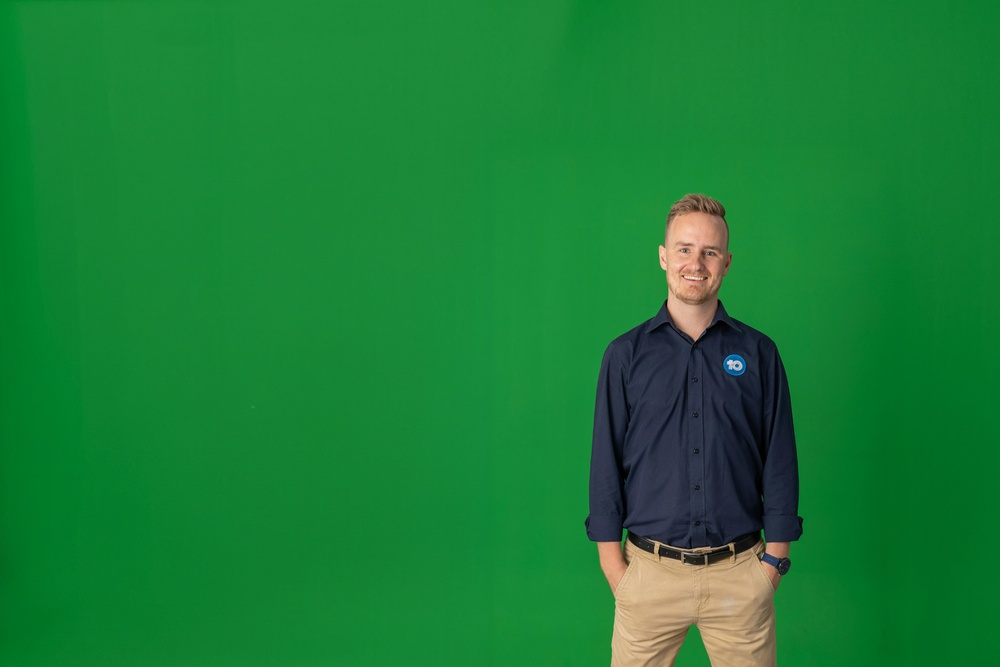
#> input picture Übung 5/person_on_greenscreen.jpg, 1000 x 667 px, shrunk from 1920 x 1280 before the run
$ python main.py
#> lines starting #> are read from the running program, lines starting #| are printed output that depends on the picture; after the words box and inside, x2 and y2 are one past the last pixel; in counts of white or black regions, pixels touching at a corner belong together
import numpy as np
import matplotlib
matplotlib.use('TkAgg')
import matplotlib.pyplot as plt


class GreenScreenRemover:
    def __init__(self, person_image_path, background_image_path):
#> called with person_image_path = 'person_on_greenscreen.jpg', background_image_path = 'forest.jpg'
        self.original_npa = plt.imread(person_image_path)
#> self.original_npa is the input picture: shape (667, 1000, 3); mean R, G, B 25.1, 125.9, 53.9
        self.og_shape = self.original_npa.shape
#> self.og_shape = (667, 1000, 3)

        self.background_npa = plt.imread(background_image_path)
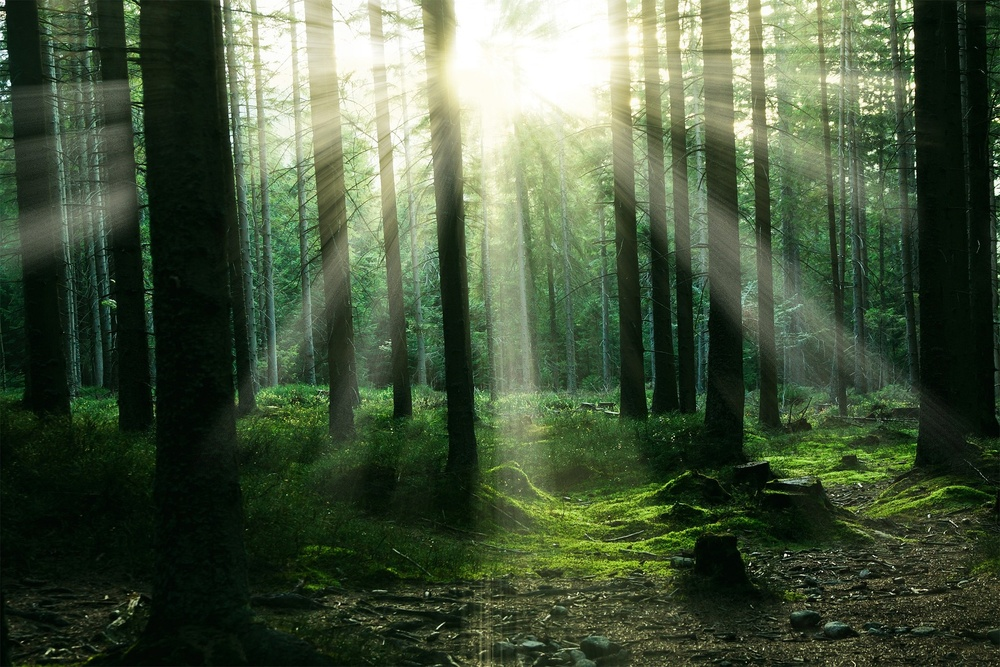
#> input picture Übung 5/forest.jpg, 1000 x 667 px, shrunk from 1920 x 1280 before the run
#> self.background_npa is the input picture: shape (667, 1000, 3); mean R, G, B 70.9, 86.6, 61.3
        self.background_npa = self.background_npa[:self.og_shape[0], :self.og_shape[1], :self.og_shape[2]]

        self.selected_pixels_image = np.zeros_like(self.original_npa)
        self.combined_image = np.zeros_like(self.original_npa)

    def remove_green_background(self):
        red = self.original_npa[:, :, 0]
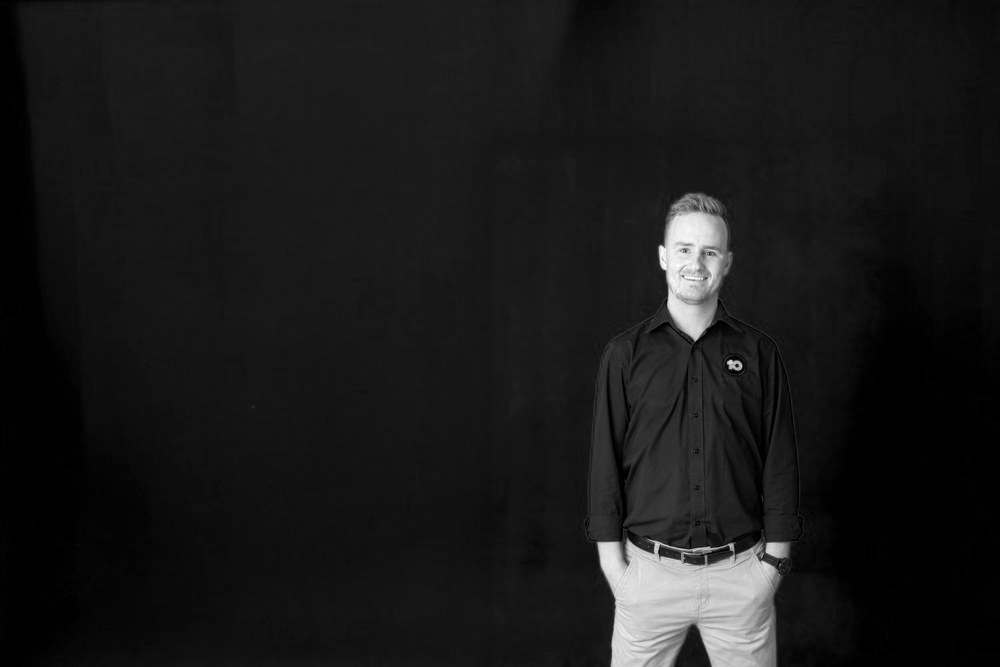
#> red: shape (667, 1000); min 0, max 255, mean 25.1
        green = self.original_npa[:, :, 1]
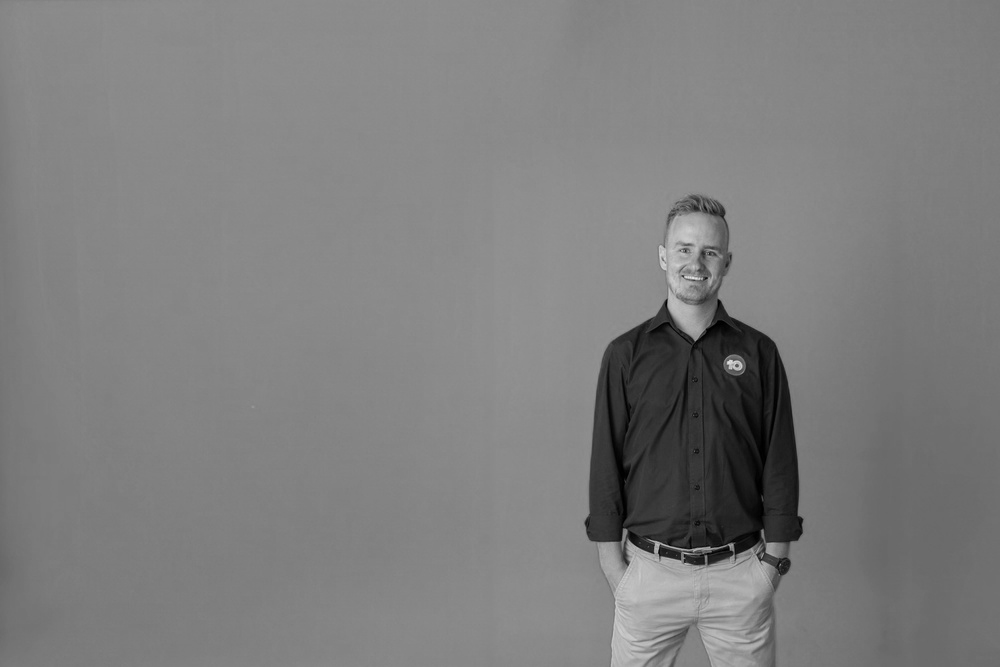
#> green: shape (667, 1000); min 0, max 228, mean 125.9
        blue = self.original_npa[:, :, 2]
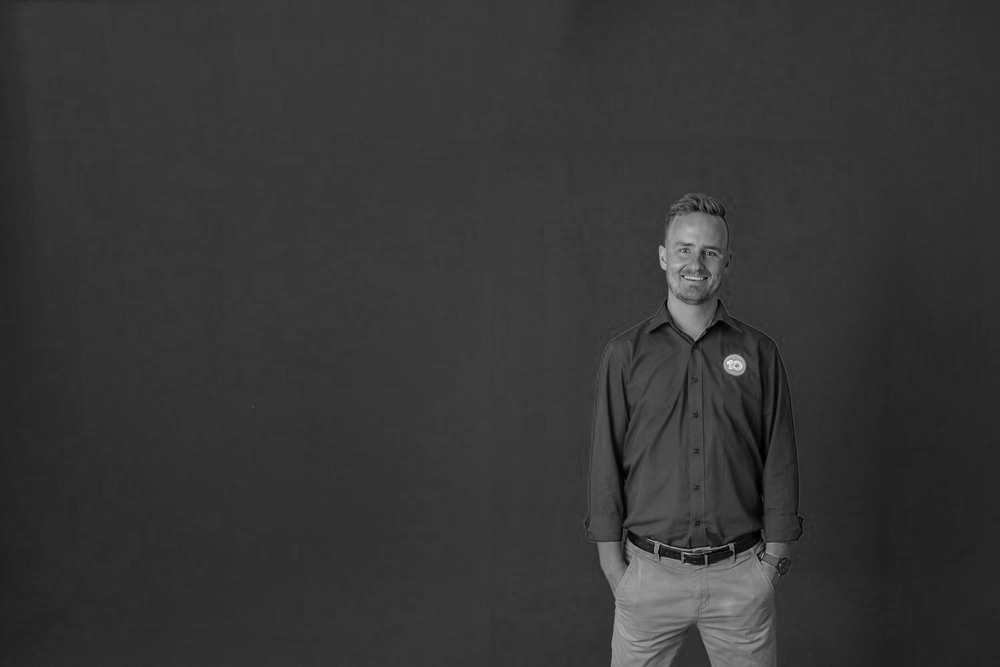
#> blue: shape (667, 1000); min 0, max 237, mean 53.9

        # Mask for non-green pixels
        mask = ~((green > 100/255.0) & (green > red + 0.1) & (green > blue + 0.1))
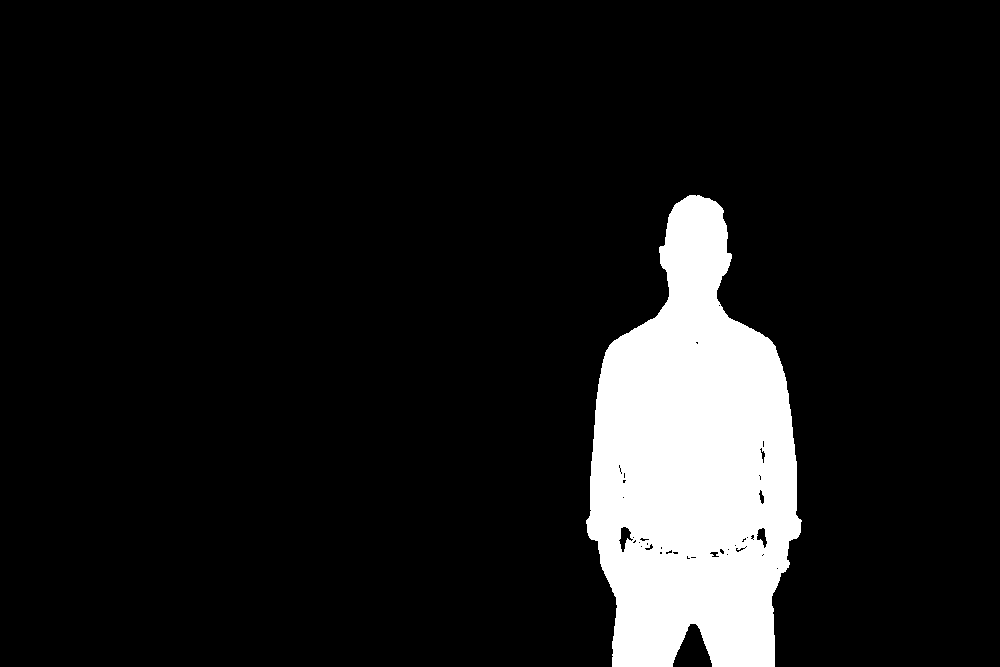
#> mask: shape (667, 1000) bool; 10.3% white; 1 white region, box (x1, y1, x2, y2) and area: (586, 195, 802, 667) 68875

        # Apply mask to keep only the person
        self.selected_pixels_image[mask] = self.original_npa[mask]
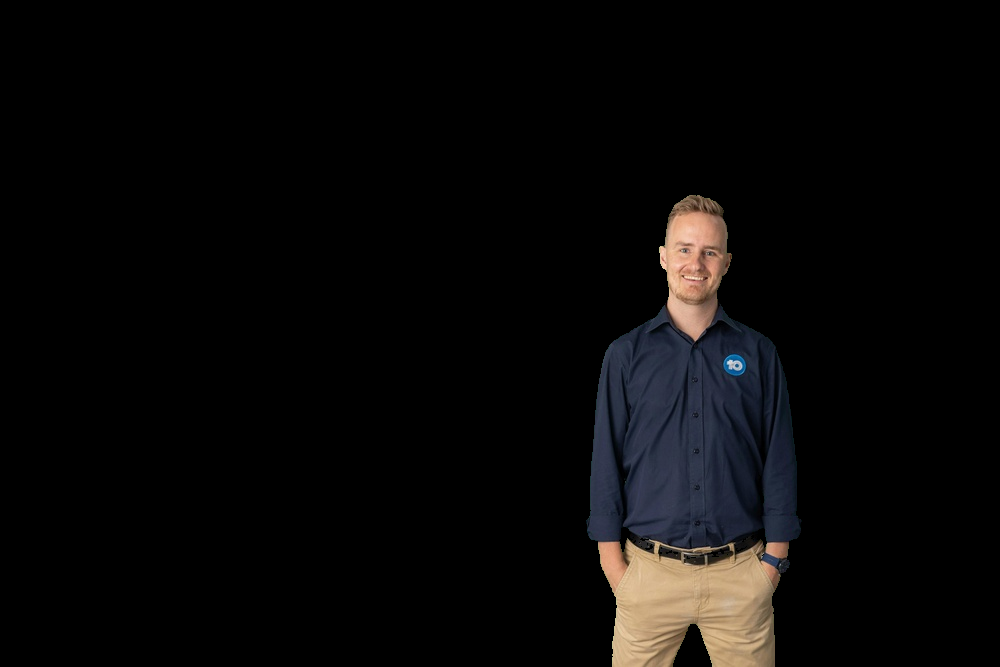
#> self.selected_pixels_image: shape (667, 1000, 3); mean R, G, B 9.2, 8.3, 8.1

    def combine_with_background(self):
        # Use the same mask as above to overlay the background where green was removed
        mask = (self.selected_pixels_image.sum(axis=2) > 0)
#> mask: shape (667, 1000) bool; 10.3% white; 1 white region, box (x1, y1, x2, y2) and area: (586, 195, 802, 667) 68860
        self.combined_image = self.background_npa.copy()
        self.combined_image[mask] = self.selected_pixels_image[mask]
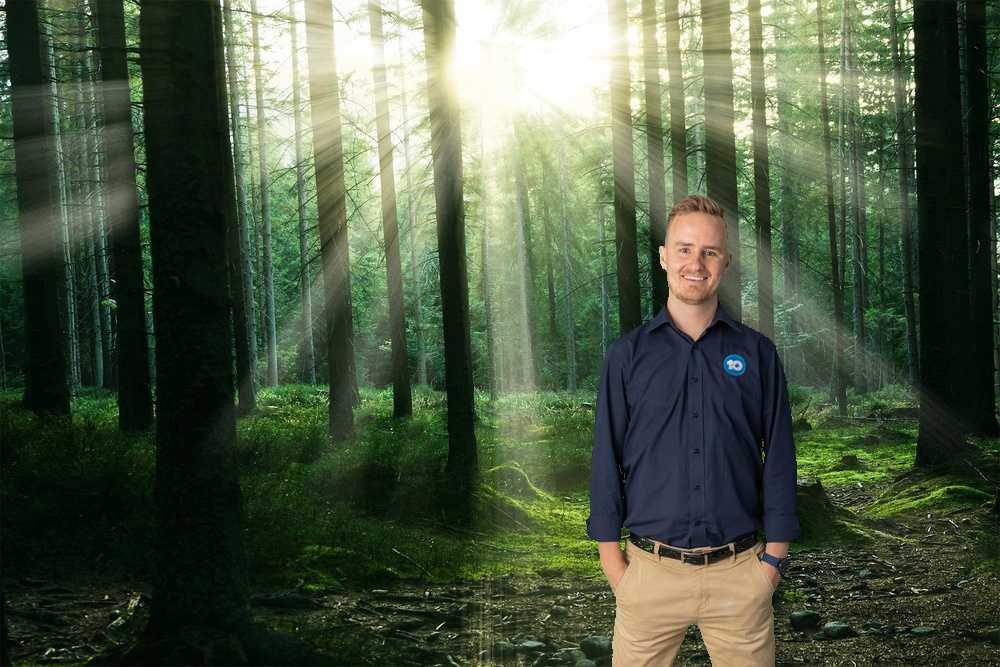
#> self.combined_image: shape (667, 1000, 3); 10.32% of pixels changed, all inside (x1, y1, x2, y2) = (586, 195, 802, 667)

    def show_and_save_result(self, output_file='person_in_forest.png'):
#> called with output_file = 'person_in_forest.png'
        plt.subplot(1, 3, 1)
        plt.title("Original Image")
        plt.imshow(self.original_npa)
        plt.xticks([])
        plt.yticks([])

        plt.subplot(1, 3, 2)
        plt.title("Selected Pixels")
        plt.imshow(self.selected_pixels_image)
        plt.xticks([])
        plt.yticks([])

        plt.subplot(1, 3, 3)
        plt.title("Combined Image")
        plt.imshow(self.combined_image)
        plt.xticks([])
        plt.yticks([])

        plt.savefig(output_file)
        plt.show()


if __name__ == '__main__':
    remover = GreenScreenRemover('person_on_greenscreen.jpg', 'forest.jpg')
    remover.remove_green_background()
    remover.combine_with_background()
    remover.show_and_save_result()
